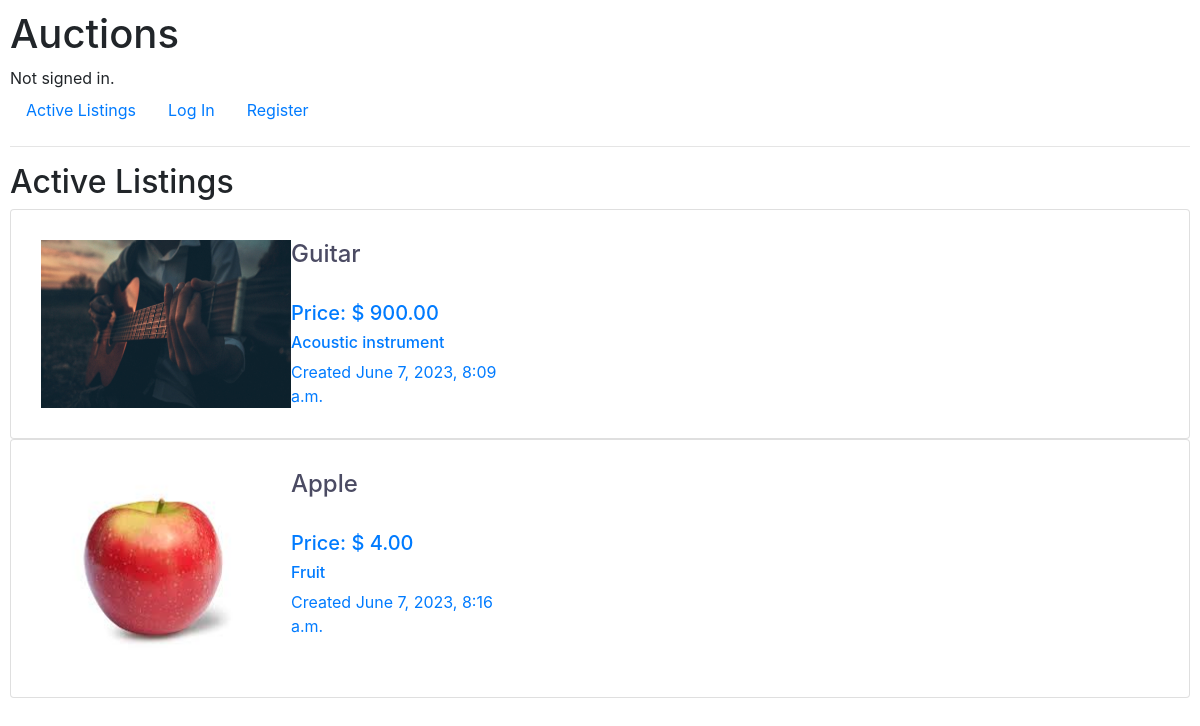
/, run on an earlier commit of the app's database.
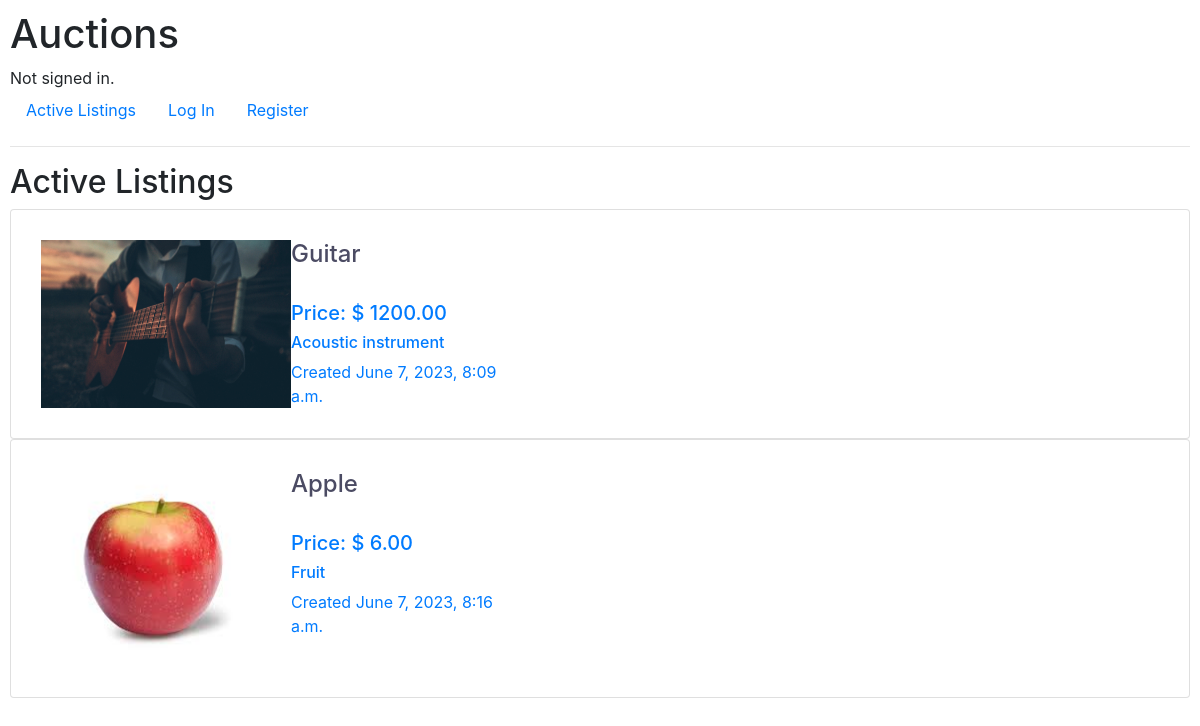
And on a later commit of the database.
### auctions/models.py (models this page shows, shortened)
class Listing(models.Model):
    default_auto_field = 'django.db.models.BigAutoField'
    creator = models.ForeignKey(User, on_delete=models.CASCADE, related_name="listings")
    title = models.CharField(max_length=100)
    description = models.CharField(max_length=200)
    starting_bid = models.DecimalField(max_digits=10, decimal_places=2)
    current_bid = models.DecimalField(max_digits=10, decimal_places=2, default=Decimal('0.00'))
    active = models.BooleanField(default=True)
    picture = models.ImageField(null=True, blank=True, upload_to='images/')
    category = models.ForeignKey(Category, on_delete=models.CASCADE, related_name="listings")
    condition = models.CharField(max_length=100)
    time = models.DateTimeField(auto_now_add=True)
    winner = models.ForeignKey(User, on_delete=models.SET_NULL,default=None, blank=True, null=True, related_name="won")
    closed_time = models.DateTimeField(default=None, blank=True, null=True)

### auctions/views.py (the view)
# urls.py: path("", views.index, name="index"),
def index(request):
    listings = Listing.objects.all()
    return render(request, "auctions/index.html", {
        'listings': listings
    })

### auctions/templates/auctions/index.html
{% extends "auctions/layout.html" %}
{% block body %}
    <h2>Active Listings</h2>
    <ul class="list-group">
        {% for listing in listings %}
            <a href="{% url 'listing' listing.id%}">
                <li class="listing list-group-item">
                    {% if listing.picture %}
                    <img src="{{ listing.picture.url }}" alt="" width="250">
                    {% endif %}
                    <div class="wrapper">
                        <h4>{{listing.title}}</h4>
                        <br>
                        <h5>Price: ${% if listing.current_bid == 0%}
                            {{listing.starting_bid}}
                            {% else %}
                            {{listing.current_bid}}
                            {% endif %}</h5>
                        <h6>{{listing.description}}</h6>
                        Created {{listing.time}}
                    </div>
                </li>
            </a>
        {%endfor%}
    </ul>
{% endblock %}

What changed in the data, as far as the page shows it:
changed Listing "Guitar": current_bid "900.00" → "1200.00"
changed Listing "Apple": current_bid "4.00" → "6.00"
